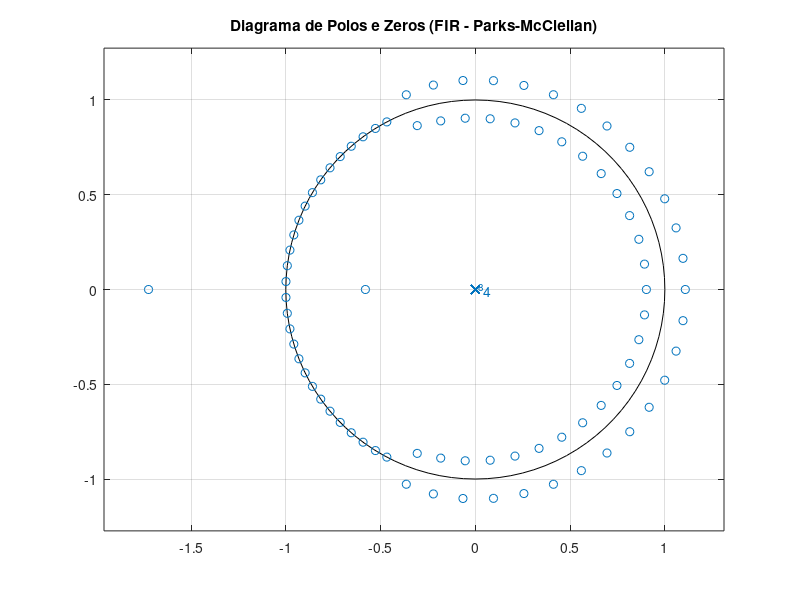
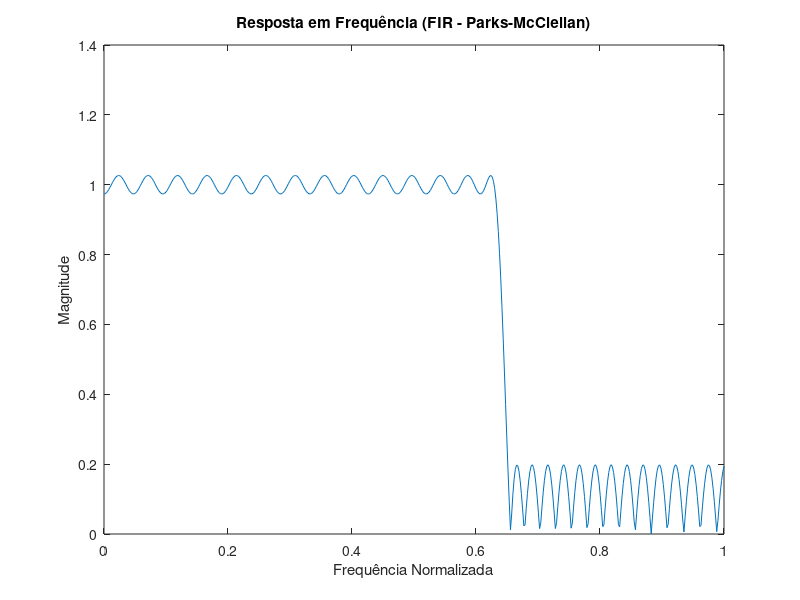

MATLAB code to generate these figures, in order:
% Especificações do filtro
passband_ripple = 0.02; % Ripple na banda de passagem (em módulo)
stopband_ripple = 0.15; % Ripple na banda de rejeição (em módulo)
passband_freq = 0.63; % Frequência limite da banda de passagem (normalizada)
stopband_freq = 0.65; % Frequência limite da banda de rejeição (normalizada)

% Projeto do filtro FIR usando Parks-McClellan
forder = 84;
frequencies = [0, passband_freq, stopband_freq, 1]; % Vetor de frequências normalizadas
magnitudes = [1, 1, 0, 0]; % Vetor de magnitudes
weights = [1/passband_ripple, 1/stopband_ripple]; % Vetor de pesos

% Projeto do filtro FIR usando Parks-McClellan
fir_coeffs = firpm(forder, frequencies, magnitudes, weights);

% Plotar o diagrama de polos e zeros
figure;
zplane(fir_coeffs, 1);
title('Diagrama de Polos e Zeros (FIR - Parks-McClellan)');

% Calcular a resposta em frequência
freq_response = freqz(fir_coeffs, 1);

% Plotar a resposta em frequência
figure;
plot(linspace(0, 1, length(freq_response)), abs(freq_response));
title('Resposta em Frequência (FIR - Parks-McClellan)');
xlabel('Frequência Normalizada');
ylabel('Magnitude');
